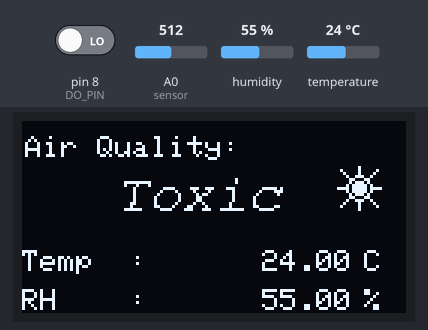
The sketch below on a simulated Arduino Uno, built with avr-gcc and run on an emulated ATmega328P. Shown: 128×64 one-colour display. Inputs (shaded band) come from the test bench; at power-on: A0 (sensor) = 512, pin 8 (DO_PIN) LOW, humidity 55 %, temperature 24 °C. What the sketch prints to the serial monitor is not drawn.

Above: at 3.4 s.
3.5 s: A0 (sensor) set to 360
9.5 s: A0 (sensor) set to 341
At 10.7 s:
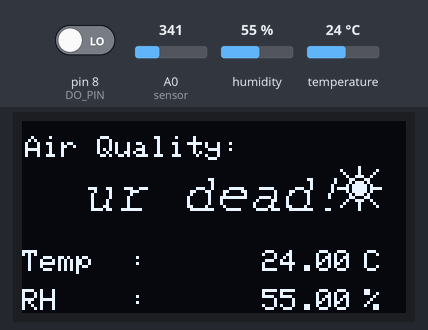
11.0 s: pin 8 (DO_PIN) driven HIGH
At 12.2 s:
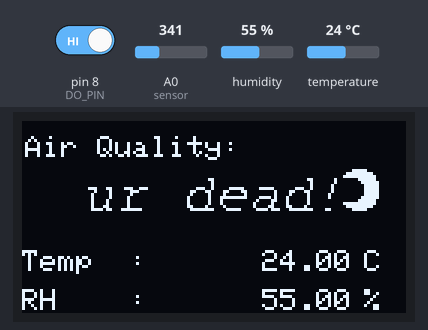
12.5 s: A0 (sensor) set to 215
At 13.7 s:
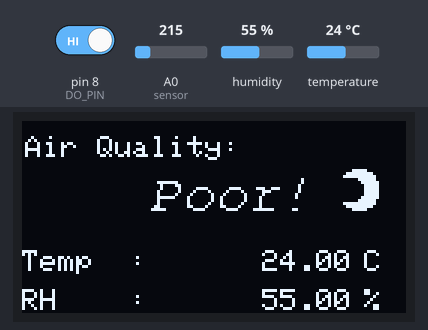
14.0 s: pin 8 (DO_PIN) driven LOW
At 15.2 s:
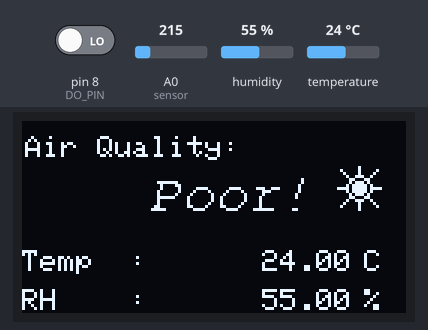
15.5 s: A0 (sensor) set to 235
At 16.3 s:
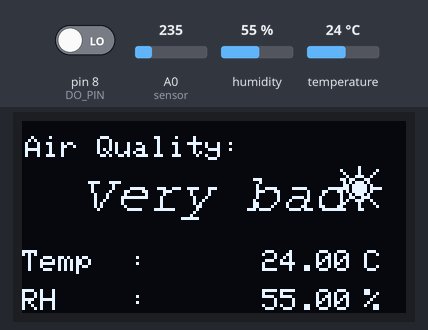
Timing chart, 0 to 18.0 s (numbered marks = the images above; inputs shaded):
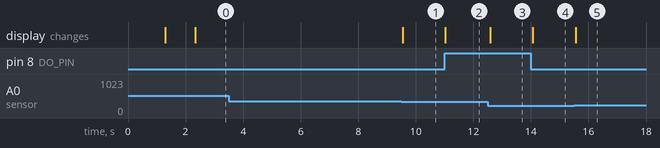

Measured:
- the behaviour switches between 350 and 349 on A0 (sensor) (found by bisection; images 0 and 1)
- after the input at 3.5 s, every drawn part: stays the same
- after the input at 9.5 s, the display: changes after 0.05 s (image 1)
- after the input at 11.0 s, the display: changes at once (image 2)
- after the input at 12.5 s, the display: changes after 0.08 s (image 3)
- after the input at 14.0 s, the display: changes after 0.06 s (image 4)
- after the input at 15.5 s, the display: changes after 0.05 s (image 5)

The sketch:

EnvironmentSensor.ino
```cpp
#include <DHT.h>
#include <DHT_U.h>

#include <SPI.h>
#include <Wire.h>
#include <Adafruit_GFX.h>
#include  <Adafruit_SSD1306.h>
#include <Fonts/FreeSans9pt7b.h>
#include <Fonts/FreeMonoOblique9pt7b.h>
#include <DHT.h>
#define SCREEN_WIDTH 128 // OLED display width, in pixels
#define  SCREEN_HEIGHT 64 // OLED display height, in pixels

#define OLED_RESET     4  // Reset pin # (or -1 if sharing Arduino reset pin)
Adafruit_SSD1306 display(SCREEN_WIDTH,  SCREEN_HEIGHT, &Wire, OLED_RESET);

#define sensor    A0
#define DHTPIN  2          // Digital pin 2
#define DHTTYPE DHT11     // DHT 11

#define DO_PIN 8

int gasLevel  = 0;         //int variable for gas level
String quality ="";
DHT dht(DHTPIN,  DHTTYPE);

const unsigned char epd_bitmap_moon [] PROGMEM = {
  0x00, 0x00, 0x07, 0xc0, 0x1f, 0xf0, 0x3f, 0xf8, 0x01, 0xf8, 0x00, 0xfc, 0x00, 0x7c, 0x00, 0x7c,
  0x00, 0x7c, 0x00, 0x7c, 0x00, 0xfc, 0x01, 0xf8, 0x3f, 0xf8, 0x1f, 0xf0, 0x07, 0xc0, 0x00, 0x00
};

const unsigned char epd_bitmap_sun [] PROGMEM = {
  0x01, 0x00, 0x41, 0x04, 0x21, 0x08, 0x13, 0x90, 0x0c, 0x60, 0x0b, 0xa0, 0x17, 0xd0, 0xf7, 0xde,
  0x17, 0xd0, 0x0b, 0xa0, 0x0c, 0x60, 0x13, 0x90, 0x21, 0x08, 0x41, 0x04, 0x01, 0x00, 0x00, 0x00
};

void sendSensor()
{
  float h = dht.readHumidity();
  float t = dht.readTemperature();

  if (isnan(h) || isnan(t)) {
  Serial.println("Failed  to read from DHT sensor!");
    return;
  }
  display.setTextColor(WHITE);
  display.setTextSize(1);
  display.setFont();
  display.setCursor(0, 43);
  display.println("Temp  :");
  display.setCursor(80, 43);
  display.println(t);
  display.setCursor(114, 43);
  display.println("C");
  display.setCursor(0,  56);
  display.println("RH    :");
  display.setCursor(80, 56);
  display.println(h);
  display.setCursor(114, 56);
  display.println("%");
}

void air_sensor()
{
  gasLevel = analogRead(sensor);
  //Serial.println(F("Gas level: "));
  //Serial.print(float(gasLevel));

  if(gasLevel<181){
    quality = "  GOOD!";
  }
  else if (gasLevel >181 && gasLevel<225){
    quality =  "  Poor!";
  }
  else if (gasLevel >225 && gasLevel<300){
    quality  = "Very bad!";
  }
    else if (gasLevel >300 && gasLevel<350){
    quality  = "ur dead!";
  }
    else{
    quality = " Toxic";
}

  display.setTextColor(WHITE);
  display.setTextSize(1);
  display.setCursor(1,5);
  display.setFont();
  display.println("Air Quality:");
  display.setTextSize(1);
  display.setCursor(20,23);
  display.setFont(&FreeMonoOblique9pt7b);
  display.println(quality);
}

void lightsense(){
  int light_state = digitalRead(DO_PIN);

  if (light_state == HIGH){
    Serial.println("The light is NOT present");
    display.drawBitmap(105, 15, epd_bitmap_moon, 16, 16, WHITE);
  }
  else{
    Serial.println("The light is present");
    display.drawBitmap(105, 15, epd_bitmap_sun, 16, 16, WHITE);
  }
}

void setup() {
  Serial.begin(9600);
  pinMode(sensor,INPUT);

  pinMode(DO_PIN,INPUT);

  dht.begin();
  if(!display.begin(SSD1306_SWITCHCAPVCC, 0x3c)) { // Address  0x3D for 128x64
    Serial.println(F("SSD1306 allocation failed"));
}
  display.clearDisplay();
  display.setTextColor(WHITE);

  display.setTextSize(2);
  display.setCursor(50, 0);
  display.println("Air");
  display.setTextSize(1);
  display.setCursor(23, 20);
  display.println("Qulaity monitor");
  display.display();
  delay(1200);
  display.clearDisplay();

  display.setTextSize(1);
  display.setCursor(50, 0);
  display.println("By:");

  display.setCursor(10, 15);
  display.println("Rhushya K C");

  display.setCursor(10, 30);
  display.println("Rithvik M");

  display.setCursor(10, 45);
  display.println("Rohan S");
  display.display();
  delay(1000);
  display.clearDisplay();
}

void loop() {
display.clearDisplay();
air_sensor();
sendSensor();
lightsense();
display.display();
}
```
